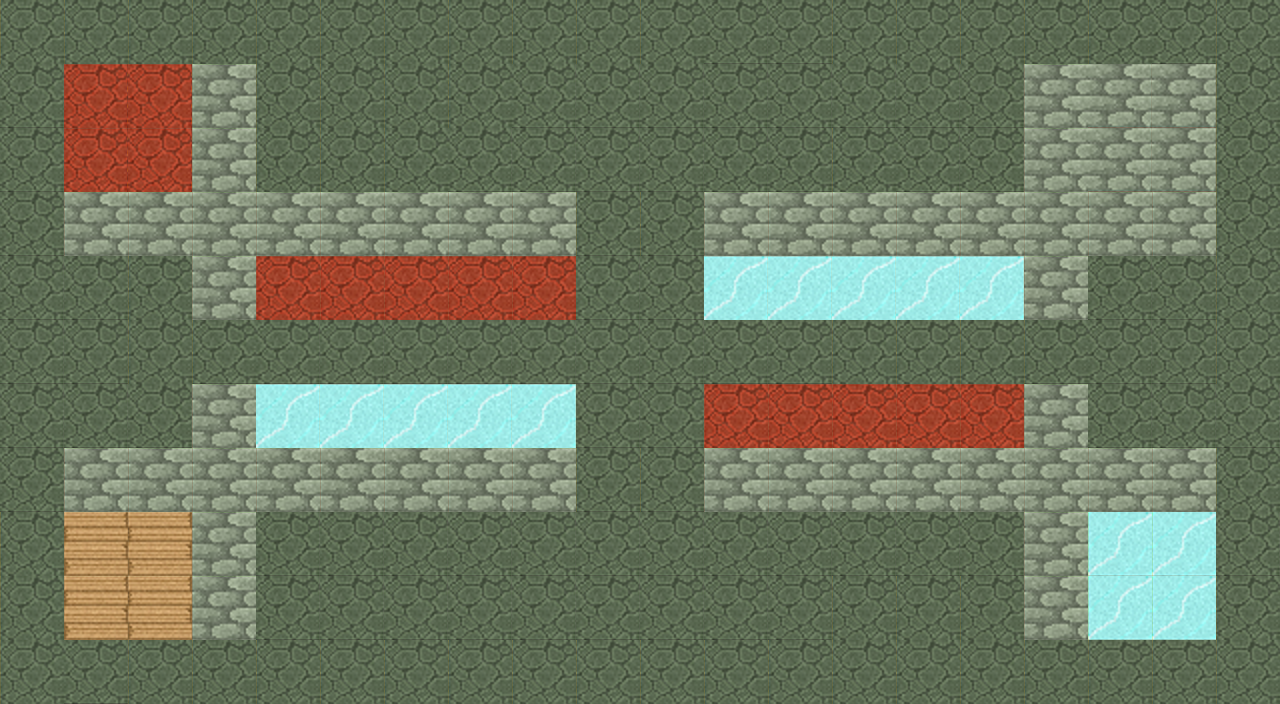

Below is a game level as drawn by its tile map, then a one-line description and the .tmx that defines it (tile-layer data replaced by summaries):
An orthogonal 20x11 tile map with 64x64 px tiles, 1 tile layer (Tile Layer 1) and 21 objects (SpawnUp, SpawnLeft, SpawnDown, SpawnRigh, start).

<map version="1.0" orientation="orthogonal" renderorder="right-down" width="20" height="11" tilewidth="64" tileheight="64" nextobjectid="31">
 <tileset firstgid="1" name="64" tilewidth="64" tileheight="64" tilecount="196" columns="14">
  <image source="64.png" trans="aa5500" width="896" height="896" />
 </tileset>
 <layer name="Tile Layer 1" width="20" height="11">
  <data>[220 cells, 220 non-empty, 10 distinct tile ids]</data>
 </layer>
 <objectgroup name="Spawnlist">
  <object id="1" name="SpawnUp" x="608" y="0" width="64" height="64" />
  <object id="4" name="SpawnLeft" x="0" y="320" width="64" height="64" />
  <object id="5" name="SpawnDown" x="608" y="640" width="64" height="64" />
  <object id="6" name="SpawnRigh" x="1214" y="320" width="64" height="64" />
  <object id="7" name="start" x="608" y="320" width="64" height="64" />
 </objectgroup>
 <objectgroup name="Wall">
  <object id="9" x="192" y="64" width="64" height="128" />
  <object id="11" x="64" y="192" width="512" height="64" />
  <object id="12" x="192" y="256" width="64" height="64" />
  <object id="16" x="64" y="448" width="512" height="64" />
  <object id="17" x="192" y="512" width="64" height="128" />
  <object id="18" x="192" y="384" width="64" height="64" />
  <object id="19" x="1024" y="512" width="64" height="128" />
  <object id="20" x="1024" y="384" width="64" height="64" />
  <object id="21" x="704" y="448" width="512" height="64" />
  <object id="22" x="704" y="192" width="512" height="64" />
  <object id="23" x="1024" y="64" width="64" height="128" />
  <object id="24" x="1024" y="256" width="64" height="64" />
  <object id="26" x="1088" y="64" width="128" height="128" />
 </objectgroup>
 <objectgroup name="Damage">
  <object id="27" x="64" y="64" width="128" height="128" />
  <object id="28" x="256" y="256" width="320" height="64" />
  <object id="30" x="704" y="384" width="320" height="64" />
 </objectgroup>
</map>
